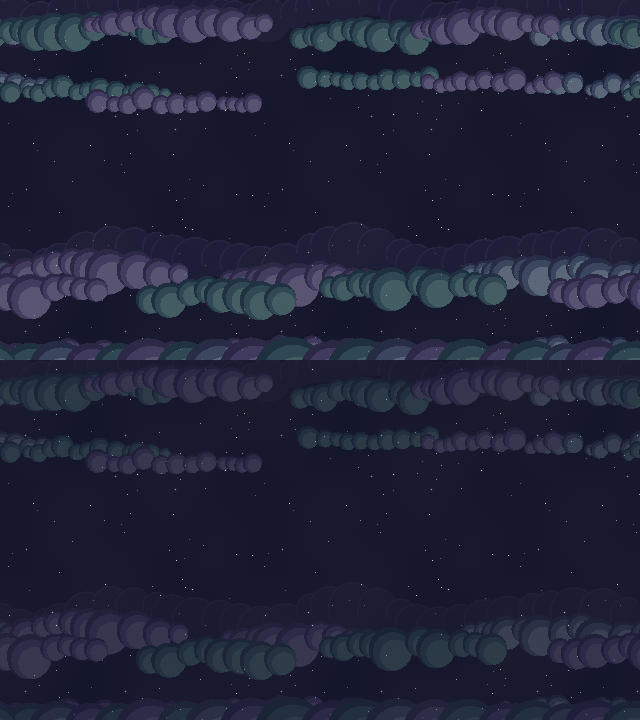
#> input picture art-src/space/work/puffs-a-view.png, 1280 x 1440 px (shown at 1/2 size)
$ python nebula_v3.py ../work/puffs-a-view.png out.png
#> lines starting #> are read from the running program, lines starting #| are printed output that depends on the picture; after the words box and inside, x2 and y2 are one past the last pixel; in counts of white or black regions, pixels touching at a corner belong together
### art-src/space/scripts/nebula_true.py
"""Rebuild the nebula parallax layer at TRUE 640x360 art resolution (1 art px per file px). Dev tooling only.

Round-2 replacement for nebula.py (which collapsed the layer onto a 2x2 grid, i.e. 320x180 effective art).

  1. Gaussian-blur the raw generation (clouds on flat black) to erase its coarse ~6 px pixel grid and
     checker-dither fringe. Over black the RGB is already premultiplied, so blurring it is exact.
  2. Cover-fit to (640 + BLEND) x 360 with a box filter -> a smooth source at the true target resolution.
  3. Alpha from brightness over black (floor/knee), colour un-premultiplied so faint wisps keep their hue.
  4. Horizontal seam: min-cost vertical quilting path through the overlap (cols [0,BLEND) vs [640,640+BLEND)),
     feathered a few px on the smooth source, so the wrap at x=639 -> x=0 is exact.
  5. Top/bottom EDGE rows fade to fully transparent (smoothstep), so an exposed band edge is invisible.
  6. Re-pixelize: colour -> adaptive palette (no dither => stepped colour bands);
     alpha -> a few stepped levels with a narrow 1 px ordered-dither transition between steps.

    python art-src/space/scripts/nebula_true.py <raw.png> <out.png> [--max-alpha 0.5] [--colors 28]
"""

from __future__ import annotations

import argparse
import math
from pathlib import Path

from PIL import Image, ImageFilter

W, H = 640, 360
BAYER4 = [
    [0, 8, 2, 10],
    [12, 4, 14, 6],
    [3, 11, 1, 9],
    [15, 7, 13, 5],
]


def smoothstep(t: float) -> float:
    t = min(1.0, max(0.0, t))
    return t * t * (3 - 2 * t)


def quilt_seam(src, blend: int) -> list[int]:
    """Per-row cut column inside the overlap; left of it the overflow columns (continuing from x=W-1) are shown."""
    cols, rows = blend, H
    acc = [[0.0] * cols for _ in range(rows)]
    back = [[0] * cols for _ in range(rows)]
    for r in range(rows):
        for c in range(cols):
            p, q = src[c, r], src[c + W, r]
            cost = sum(abs(p[i] - q[i]) for i in range(3)) + 0.15 * abs(c - cols / 2)
            if r == 0:
                acc[r][c] = cost
                continue
            best, bc = None, c
            for dc in (-1, 0, 1):
                k = c + dc
                if 0 <= k < cols and (best is None or acc[r - 1][k] < best):
                    best, bc = acc[r - 1][k], k
            acc[r][c] = cost + (best or 0.0)
            back[r][c] = bc
    c = min(range(cols), key=lambda k: acc[rows - 1][k])
    path = [0] * rows
    for r in range(rows - 1, -1, -1):
        path[r] = c
        c = back[r][c]
    return path


# [127 lines left out: functions quantize_with_warm, main, not called in this run]


# [2 lines that do not run on import are left out]

### art-src/space/scripts/nebula_v3.py
"""Normalize a round-3 stepped-cumulus raw (Codex image_gen, clouds on black) into the nebula layer.

True 640x360 art resolution, 1 art px = 1 file px, hard 1 px stepped edges, flat alpha, no blended
in-between tones. Dev tooling only.

  1. Median filter on the raw, then quantize it AT RAW RESOLUTION to a small palette (median cut over the
     cloud pixels + reserved warm slots for the amber rims) plus an explicit 'sky' label for black.
  2. Label-aware downscale: each label's indicator is Gaussian-blurred (rounds off the raw's ~8 px stair
     grid) and box-resized to (640 + blend) x 360; every output pixel takes the label with the largest
     coverage. Contours therefore re-form as smooth curves with 1 px steps, and no pixel is ever a mix of
     two colours (no dark fringe at the silhouette, no brown band between amber and plum).
  3. Seam: min-cost vertical quilting path (nebula_true.quilt_seam) through the overlap, hard cut, so the
     wrap x=639 -> x=0 is exact. Raws authored with empty black side margins make this cut invisible.
  4. Optional rim thinning: the brightest/warm rim labels are trimmed to --rim px measured from their
     top-left edge, so lit lips read as thin 1-2 px lines like the postcard clouds.
  5. Mode-filter speck cleanup (wrap-aware), flat alpha per label (darkest steps a little lower).

    python art-src/space/scripts/nebula_v3.py <raw.png> <out.png> [options]
"""

from __future__ import annotations

import argparse
import sys
from pathlib import Path

import numpy as np
from PIL import Image, ImageFilter

sys.path.insert(0, str(Path(__file__).resolve().parent))
from nebula_true import quilt_seam  # noqa: E402

W, H = 640, 360
SKY = 255


def palette_cut(pxs: np.ndarray, n: int) -> list[tuple[int, int, int]]:
    if len(pxs) == 0 or n <= 0:
        return []
    im = Image.fromarray(pxs.reshape(1, -1, 3).astype(np.uint8), mode="RGB")
    q = im.quantize(colors=n, method=Image.Quantize.MEDIANCUT, dither=Image.Dither.NONE)
    used = sorted(set(np.array(q).ravel().tolist()))
    flat = q.getpalette() or []
    return [tuple(flat[i * 3 : i * 3 + 3]) for i in used]


def nearest(px: np.ndarray, P: np.ndarray, chunk: int = 400_000) -> np.ndarray:
    out = np.empty(len(px), dtype=np.int32)
    for s in range(0, len(px), chunk):
        d = ((px[s : s + chunk, None, :].astype(np.float32) - P[None].astype(np.float32)) ** 2).sum(2)
        out[s : s + chunk] = d.argmin(1)
    return out


def wrap_mode(lab: np.ndarray, size: int) -> np.ndarray:
    pad = np.concatenate([lab[:, -8:], lab, lab[:, :8]], axis=1).astype(np.uint8)
    f = np.array(Image.fromarray(pad, mode="L").filter(ImageFilter.ModeFilter(size)))
    return f[:, 8 : 8 + lab.shape[1]]


def main() -> None:
    p = argparse.ArgumentParser()
    p.add_argument("src", type=Path)
    p.add_argument("out", type=Path)
    p.add_argument("--blend", type=int, default=128, help="overlap columns for the seam (0 = raw already tiles)")
    p.add_argument("--median", type=int, default=5)
    p.add_argument("--soft", type=float, default=3.5, help="raw-px Gaussian on each label indicator")
    p.add_argument("--squash", type=float, default=0.9)
    p.add_argument("--yshift", type=int, default=0, help="extra crop offset (+ = crop more from the top)")
    p.add_argument("--floor", type=int, default=34, help="raw brightness (max channel) below which is sky")
    p.add_argument("--colors", type=int, default=14)
    p.add_argument("--warm", type=int, default=2)
    p.add_argument("--mode", type=int, default=3, help="mode filter size (0 = off)")
    p.add_argument("--rim", type=int, default=0, help="trim warm/brightest rim labels to this many px (0 = off)")
    p.add_argument("--rim-lum", type=float, default=175, help="non-warm labels brighter than this count as rims")
    p.add_argument("--alpha", type=int, default=127)
    p.add_argument("--shadow-alpha", type=int, default=112)
    p.add_argument("--shadow-lum", type=float, default=70)
    p.add_argument("--edge", type=int, default=0, help="rows at top/bottom forced empty")
    a = p.parse_args()

    raw = Image.open(a.src).convert("RGB")
    if a.median > 1:
        raw = raw.filter(ImageFilter.MedianFilter(a.median))
    R = np.array(raw)
    rh, rw = R.shape[:2]
#> rh = 1440; rw = 1280
    vis = R.max(axis=2) > a.floor
#> vis: shape (1440, 1280) bool; every value is 1
    vpx = R[vis]
    r, g, b = (vpx[:, i].astype(int) for i in range(3))
    warm_px = vpx[(r > b + 20) & (r > g + 4)]
#> warm_px = empty array
    use_warm = len(warm_px) > 200 and a.warm > 0
#> use_warm = False
    pal = palette_cut(vpx, a.colors - (a.warm if use_warm else 0))
#> in palette_cut, `used = sorted(set(np.array(q).ravel().tolist()))`: used = [0, 1, 2, 3, 4, 5, 6, 7, 8, 9, 10, 11, 12, 13]
#> in palette_cut, `flat = q.getpalette() or []`: flat = 42 values, max 102 at index 2, min 20 at index 39, mean 44.07
#> pal = [(71, 85, 102), (57, 62, 86), (43, 51, 70), (41, 44, 69), (39, 37, 64), (30, 34, 56), (31, 30, 55), (29, 29, 55), (27, 27, 50), (26, 27, 46), (25, 27, 50), (25, 25, 49), (23, 24, 45), (20, 22, 43)]
    if use_warm:
        pal += palette_cut(warm_px, a.warm)
    P = np.array(pal, dtype=np.float64)
#> P = 14 rows, first 8: [71, 85, 102], [57, 62, 86], [43, 51, 70], [41, 44, 69], [39, 37, 64], [30, 34, 56], [31, 30, 55], [29, 29, 55]
    labraw = np.full((rh, rw), len(P), dtype=np.int32)  # last index = sky
#> labraw: shape (1440, 1280) int32; every value is 14
    labraw[vis] = nearest(vpx, P)
#> the loop in nearest, `for s in range(0, len(px), chunk):` made 5 passes
#> s on passes 2 to 5: 400000, 800000, 1200000, 1600000
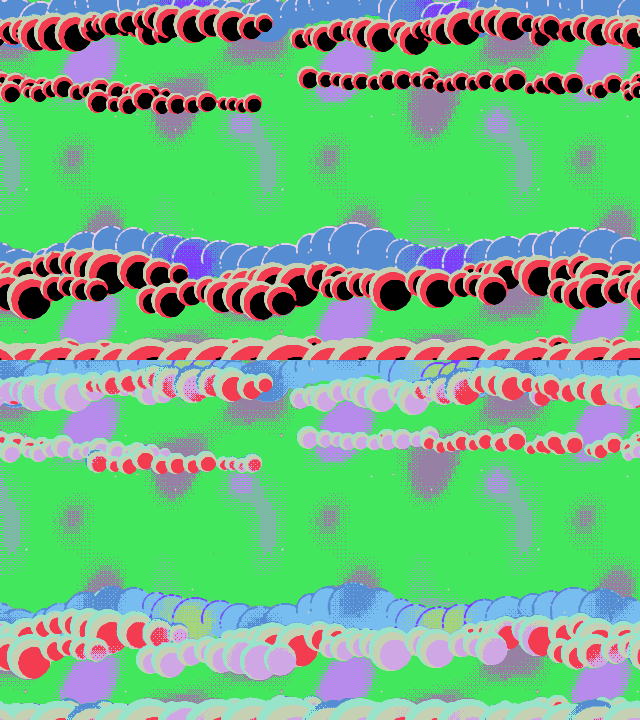
#> labraw: shape (1440, 1280) int32 (shown at 1/2 size); 14 distinct labels, from 0 to 13; one colour per label, 0 black
    nl = len(P) + 1
#> nl = 15

    # target geometry
    tw = W + a.blend
    scale = max(tw / rw, H / rh)
#> scale = 0.6
    nw, nh = round(rw * scale), max(H, round(rh * scale * a.squash))
#> nw = 768; nh = 778
    left, top = (nw - tw) // 2, (nh - H) // 2 + a.yshift
#> left = 0; top = 209
    best = np.full((H, tw), -1.0)
    lab = np.zeros((H, tw), dtype=np.int32)
    for i in range(nl):
        ind = Image.fromarray(((labraw == i) * 255).astype(np.uint8), mode="L")
        if a.soft > 0:
            ind = ind.filter(ImageFilter.GaussianBlur(a.soft))
        cov = np.array(ind.resize((nw, nh), Image.Resampling.BOX), dtype=np.float64)[top : top + H, left : left + tw]
        better = cov > best
        best[better] = cov[better]
        lab[better] = i
#> this loop made 15 passes
#> pass 1, in main, `ind = Image.fromarray(((labraw == i) * 255).astype(np.uint8), mode="L")`:
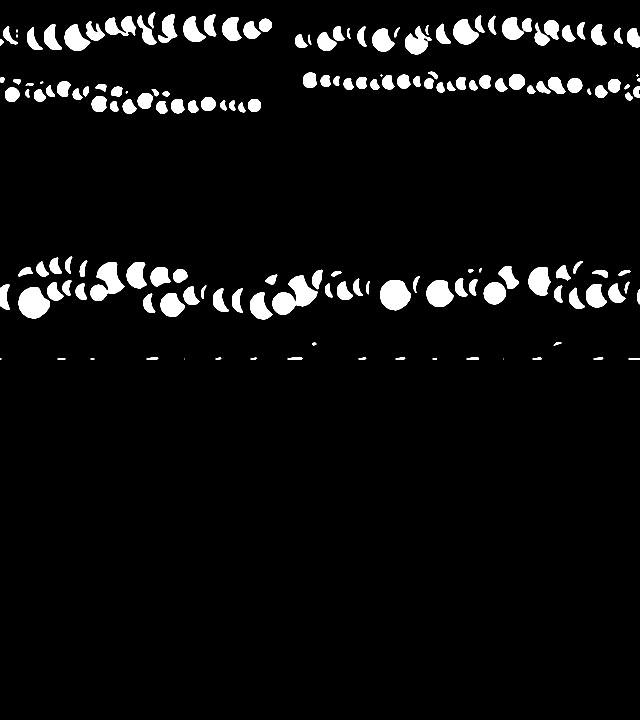
#> ind: PIL image 1280x1440 L (shown at 1/2 size); 5% white; 167 white regions (9 under 20 px), largest, box (x1, y1, x2, y2) and area: (544, 550, 636, 630) 3681, (180, 524, 249, 602) 2918, (36, 574, 100, 638) 2903
#> after the loop:
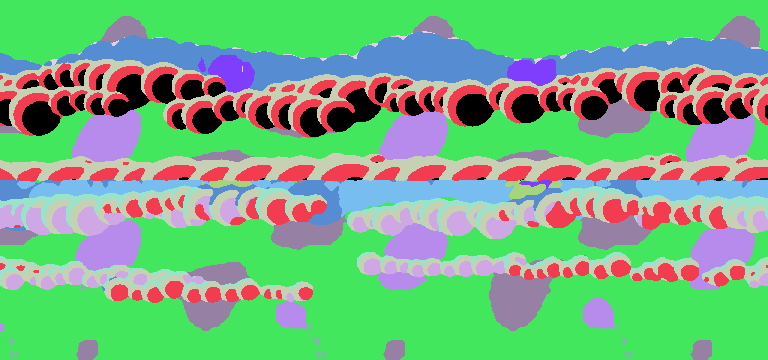
#> lab: shape (360, 768) int32; 13 distinct labels, from 0 to 13; one colour per label, 0 black

    # seam on the label colours
    colours = np.vstack([P, [[0, 0, 0]]]).astype(np.uint8)
#> colours = 15 rows, first 8: [71, 85, 102], [57, 62, 86], [43, 51, 70], [41, 44, 69], [39, 37, 64], [30, 34, 56], [31, 30, 55], [29, 29, 55]
    rgb = colours[lab]
    if a.blend > 0:
        path = quilt_seam(Image.fromarray(rgb, mode="RGB").load(), a.blend)
#> path = 360 values, max 105 at index 229, min 55 at index 128, mean 73.84
        final = lab[:, :W].copy()
#> final: shape (360, 640) int32; 13 distinct labels, from 0 to 13
        for y in range(H):
            s = path[y]
            final[y, :s] = lab[y, W : W + s]
#> this loop made 360 passes
#> s on passes 1 to 3: 64, 64, 64
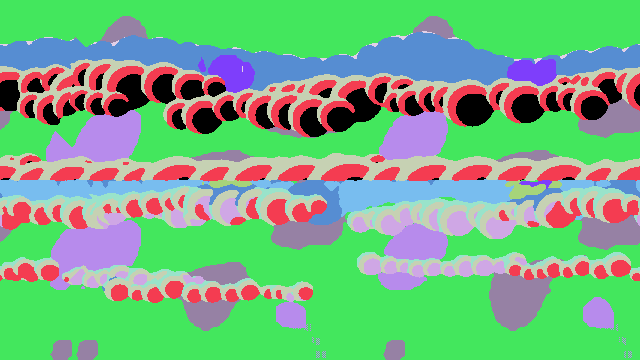
#> final: shape (360, 640) int32; 13 distinct labels, from 0 to 13; one colour per label, 0 black
    else:
        path = [0]
        final = lab[:, :W].copy()

    sky = nl - 1
#> sky = 14
    lum = P @ np.array([0.299, 0.587, 0.114])
#> lum = [82.75, 63.24, 50.77, 45.95, 40.68, 35.31, 33.15, 31.96, 29.62, 28.87, 29.02, 27.74, 26.09, 23.8]
    warm_lab = {i for i, c in enumerate(P) if c[0] > c[2] + 20 and c[0] > c[1] + 4}
#> warm_lab = 0 items
    rim_lab = warm_lab | {i for i in range(len(P)) if lum[i] > a.rim_lum}
#> rim_lab = 0 items

    if a.mode > 1:
        final = wrap_mode(final.astype(np.uint8), a.mode).astype(np.int32)
#> in wrap_mode, `return f[:, 8 : 8 + lab.shape[1]]`:
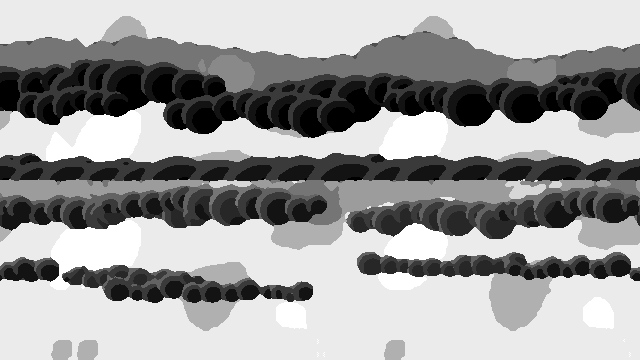
#> returned value: shape (360, 640); min 0, max 13, mean 8.06; drawn with min black and max white
#> final: shape (360, 640) int32; 13 distinct labels, from 0 to 13

    if a.rim > 0 and rim_lab:
        is_rim = np.isin(final, list(rim_lab))
        keep = np.zeros_like(is_rim)
        # keep rim px within `rim` px of a non-rim px toward the light (up / left / up-left)
        for k in range(1, a.rim + 1):
            for dy, dx in ((k, 0), (0, k), (k, k)):
                sh = np.roll(is_rim, dx, axis=1)
                sh = np.roll(sh, dy, axis=0)
                if dy:
                    sh[:dy] = False
                keep |= is_rim & ~sh
        trim = is_rim & ~keep
        # replace trimmed px with the nearest non-rim label toward the shadow (down-right), else below
        rep = final.copy()
        for _ in range(12):
            src = np.roll(np.roll(rep, -1, axis=0), -1, axis=1)
            fill = trim & ~np.isin(rep, list(rim_lab))
            rep2 = np.where(trim & np.isin(rep, list(rim_lab)), src, rep)
            rep = rep2
            if not np.isin(rep[trim], list(rim_lab)).any():
                break
            _ = fill
        final = np.where(trim, rep, final)
        final[(final == sky) & trim] = final[(final == sky) & trim]

    if a.edge:
        final[: a.edge] = sky
        final[H - a.edge :] = sky

    res = np.zeros((H, W, 4), dtype=np.uint8)
    for i, c in enumerate(P):
        m = final == i
        res[m, :3] = c.astype(np.uint8)
        res[m, 3] = a.shadow_alpha if lum[i] < a.shadow_lum else a.alpha
#> this loop made 14 passes
#> pass 1, in main, `m = final == i`:
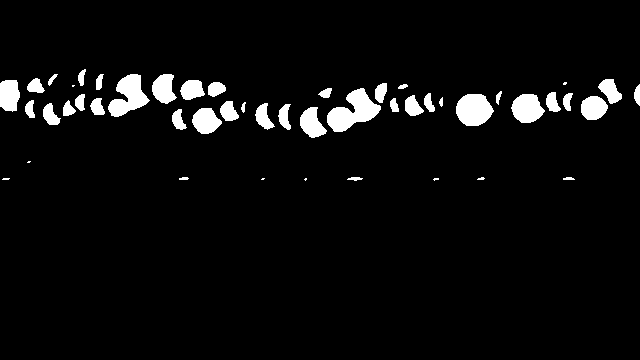
#> m: shape (360, 640) bool; 4.8% white; 48 white regions (8 under 20 px), largest, box (x1, y1, x2, y2) and area: (327, 88, 381, 132) 1239, (108, 74, 150, 117) 1000, (456, 94, 494, 126) 934
#> after the loop:
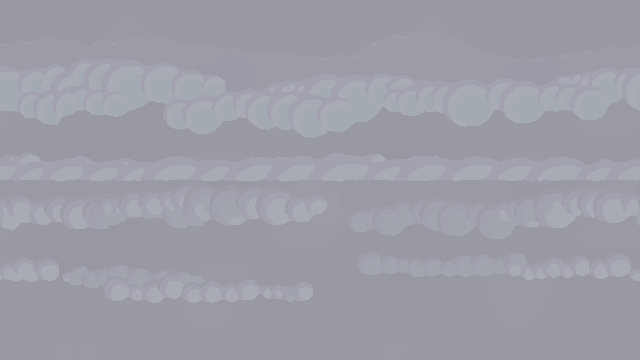
#> res: shape (360, 640, 4); mean of channels 0, 1, 2, 3 32.4, 34.8, 56.7, 112.7; transparent parts drawn white
    img = Image.fromarray(res, mode="RGBA")
    a.out.parent.mkdir(parents=True, exist_ok=True)
    img.save(a.out, optimize=True)
    al = res[..., 3]
    print(f"wrote {a.out} labels={len(P)} colours={len(img.getcolors(1 << 16) or [])} "
          f"visible={(al > 0).mean():.2f} seam_cols={min(path)}..{max(path)} warm={sorted(warm_lab)}")
#| wrote out.png labels=14 colours=13 visible=1.00 seam_cols=55..105 warm=[]


if __name__ == "__main__":
    main()
